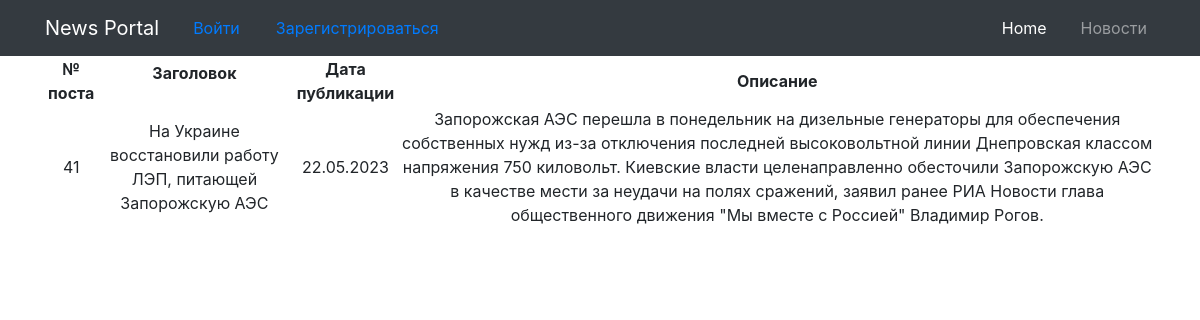
/41/, run on the app's committed database.
### MyApp/models.py (models this page shows, shortened)
class Post(models.Model):
    author = models.ForeignKey(User, on_delete=models.CASCADE)
    header = models.CharField(max_length=100, blank=False)
    body = models.CharField(max_length=8000, blank=True)
    post_date = models.DateField(default=timezone.now)

### MyApp/views.py (the view)
# urls.py: path('<int:pk>/', PostDetailedView.as_view(), name='post_details'),
class PostDetailedView(DetailView):
    model = Post
    template_name = 'MyApp/post_details.html'
    queryset = Post.objects.all()

### MyApp/templatetags/custom_template_funcs.py (called while the page is built)
@register.filter(name='censor')
def censor(value, arg):
    for i in value.split():
        if i.lower() in black_list:
            value = value.replace(i, arg)
    return value

### templates/MyApp/post_details.html (shortened to what this page needs)
{% extends 'flatpages/default.html' %}
{% load custom_template_funcs %}
{% block content %}
<table>
        <tr>
            <td valign="top" align="center"><b>№ поста</b></td>
            <td align="center"><b>Заголовок<p></b></td>
            <td align="center"><b>Дата публикации</b></td>
            <td align="center"><b>Описание </b></td>
        </tr>
    <tr>
        <td align="center">{{ post.id }}</td>
        <td>{{ post.header|default:"Без заголовка"|censor:'***' }}</td>
        <td align="center">{{ post.post_date|default:"Без даты"|date:'d.m.Y' }}</td>
        <td>{{ post.body|censor:'***' }}</td>
    </tr>
</table>
{% endblock content %}

### templates/flatpages/default.html (shortened to what this page needs)
{% load static %}
<!DOCTYPE html>
<html lang="en">
<head>
  <link href="{% static 'vendor/bootstrap/css/bootstrap.min.css' %}" rel="stylesheet">
</head>
<body>
  <nav class="navbar navbar-expand-lg navbar-dark bg-dark static-top">
    <div class="container">
      <a class="navbar-brand" href="#">News Portal</a>
      {% if user.is_authenticated %}
        <span class="nav-item active">
          <font color=white>
            Привет, {{ user.username }}! &nbsp &nbsp
          </font>
        </span>
        <a class="nav-item active" href="{% url 'logout' %}">Выйти</a>
      {% else %}
        <a href="{% url 'login' %}">&nbsp &nbsp Войти &nbsp &nbsp &nbsp &nbsp</a>
        <a href="{% url 'signup' %}">Зарегистрироваться</a>
      {% endif %}
      <div class="collapse navbar-collapse" id="navbarResponsive">
        <ul class="navbar-nav ml-auto">
          <li class="nav-item active">
            <a class="nav-link" href="#">Home &nbsp &nbsp
            </a>
          </li>
          <li class="nav-item">
            <a class="nav-link" href="/news/">Новости</a>
          </li>
        </ul>
      </div>
    </div>
  </nav>
  <div class="container">
    <div class="row">
      <div class="col-lg-12 text-center">
       {% block content %}{% endblock content %}
      </div>
    </div>
  </div>
</body>
</html>

### data on the page
Post: id "41", header|censor "На Украине восстановили работу ЛЭП, питающей Запорожскую АЭС", post_date "22.05.2023", body|censor "Запорожская АЭС перешла в понедельник на дизельные генераторы для обеспечения собственных нужд из-за отключения последней высоковольтной линии Днепровская классом напряжения 750 киловольт. Киевские власти целенаправленно обесточили Запорожскую АЭС в качестве мести за неудачи на полях сражений, заявил ранее РИА Новости глава общественного движения \"Мы вместе с Россией\" Владимир Рогов."
